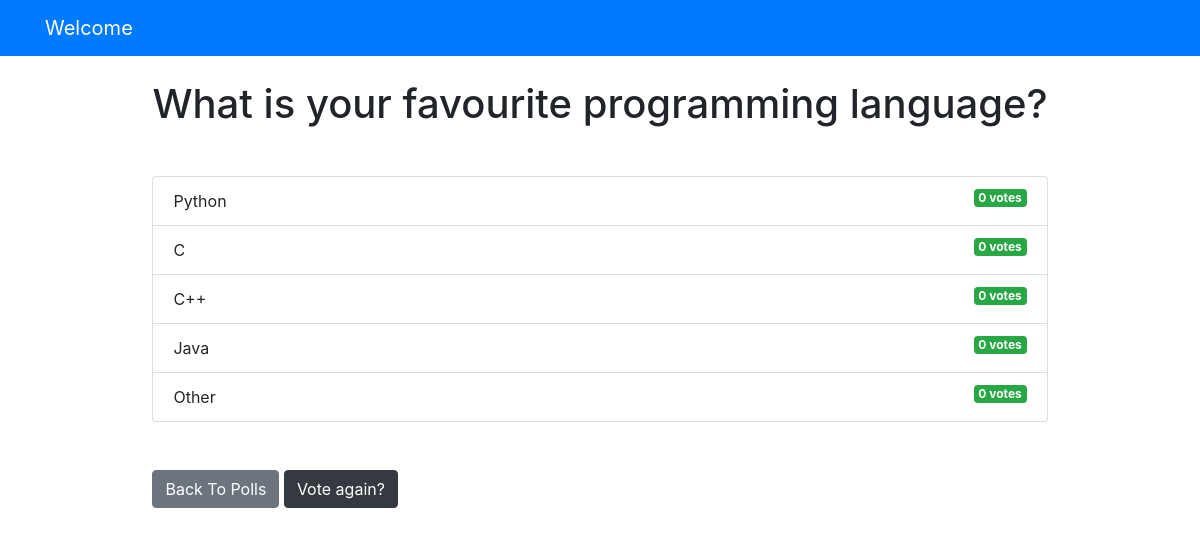
The app's page /polls/2/results/ with its own data.
### polls/models.py (models this page shows, shortened)
class Question(models.Model):
    question_text = models.CharField(max_length=200)
    pub_date = models.DateTimeField('date published')

class Choice(models.Model):
    question = models.ForeignKey(Question, on_delete=models.CASCADE)
    choice_text = models.CharField(max_length=200)
    votes = models.IntegerField(default=0)

### polls/views.py (the view)
# urls.py: path('<int:question_id>/results/', views.results, name='results'),
def results(request, question_id):
    question = get_object_or_404(Question, pk=question_id)
    return render(request, 'polls/results.html', {'question': question})

### templates/polls/results.html
{% extends 'base.html' %}
{% block content %}
<h1 class="mb-5 text-center">{{ question.question_text }}</h1>
<ul class="list-group mb-5">
    {% for choice in question.choice_set.all %}
    <li class="list-group-item">
        {{ choice.choice_text }} <span class="badge badge-success float-right">{{ choice.votes }}
            vote{{ choice.votes | pluralize }}</span>
    </li>
    {% endfor %}
</ul>
<a class="btn btn-secondary" href="{% url 'polls:index' %}">Back To Polls</a>
<a class="btn btn-dark" href="{% url 'polls:detail' question.id %}">Vote again?</a>
{% endblock %}

### templates/base.html (shortened to what this page needs)
<!DOCTYPE html>
<html lang="en">
<head>
    <link rel="stylesheet" href="https://stackpath.bootstrapcdn.com/bootstrap/4.4.1/css/bootstrap.min.css"
>
</head>
<body>
    {% include 'partials/_navbar.html'%}
    <div class="container">
        <div class="row">
            <div class=".col-md-6 m-auto">
                {% block content %}{% endblock%}
            </div>
        </div>
    </div>
</body>
</html>

### templates/partials/_navbar.html
<nav class="navbar navbar-dark bg-primary mb-4">
    <div class="container">
        <a class="navbar-brand" href="/">Welcome</a>
    </div>
</nav>

### records on screen
Question: question_text "What is your favourite programming language?"
Choice: choice_text "Python", votes "0", votes|pluralize "s"
Choice: choice_text "C", votes "0", votes|pluralize "s"
Choice: choice_text "C++", votes "0", votes|pluralize "s"
Choice: choice_text "Java", votes "0", votes|pluralize "s"
Choice: choice_text "Other", votes "0", votes|pluralize "s"
